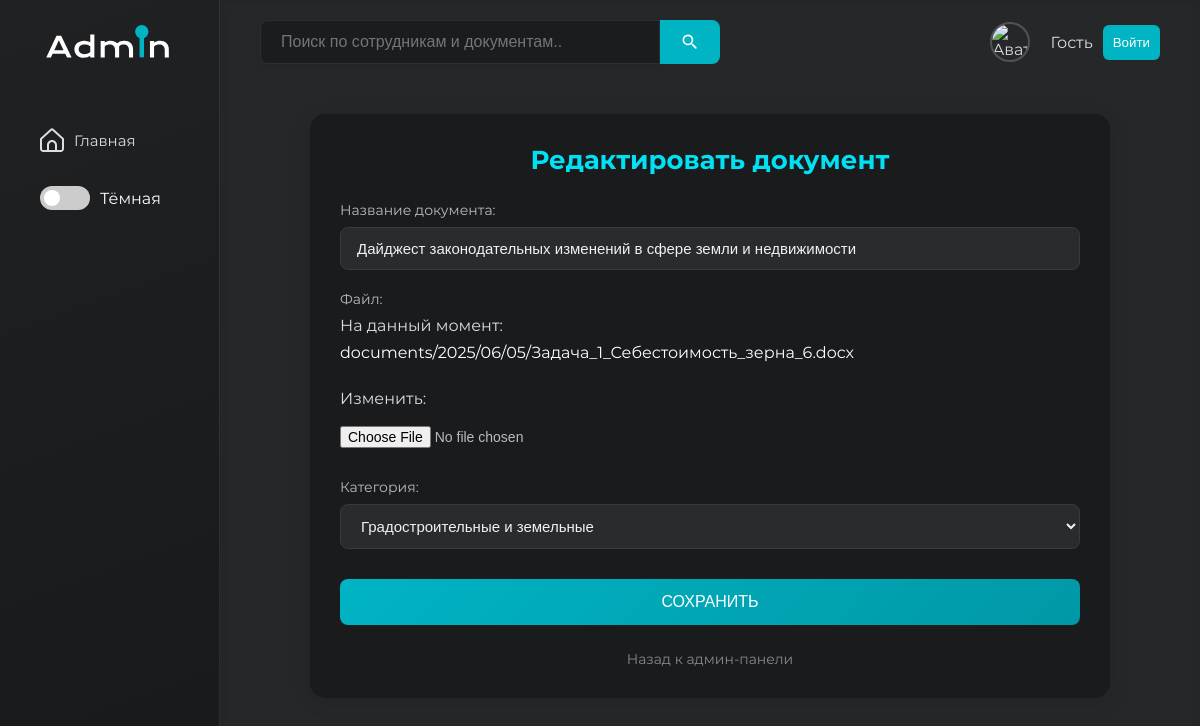
Screenshot of /admin-panel/documents/5/edit/ with the database file from the repository.
### www/models.py (models this page shows, shortened)
class Document(models.Model):
    user = models.ForeignKey(User, on_delete=models.CASCADE, related_name='documents')
    title = models.CharField(max_length=255, verbose_name="Название документа")
    file = models.FileField(upload_to='documents/%Y/%m/%d/', verbose_name="Файл")
    category = models.ForeignKey(
        DocumentCategory,
        on_delete=models.SET_NULL,
        null=True,
        blank=True,
        verbose_name="Категория"
    )
    uploaded_at = models.DateTimeField(auto_now_add=True, verbose_name="Дата загрузки")
    description = models.TextField(blank=True, null=True, verbose_name="Описание")
    class Meta:
        verbose_name = "Документ"
        verbose_name_plural = "Документы"
        ordering = ['-uploaded_at']

### www/views.py (the view)
# urls.py: path('admin-panel/documents/<int:pk>/edit/', edit_document, name='edit_document'),
def edit_document(request, pk):
    document = get_object_or_404(Document, pk=pk)
    if request.method == 'POST':
        form = DocumentForm(request.POST, request.FILES, instance=document)
        if form.is_valid():
            form.save()
            return redirect('admin_panel')
    else:
        form = DocumentForm(instance=document)
    return render(request, 'edit_document.html', {'form': form})

### www/forms.py
class DocumentForm(forms.ModelForm):
    class Meta:
        model = Document
        fields = ['title', 'file', 'category']

### www/models.py (called while the page is built)
    def __str__(self):
        return self.name

### templates/edit_document.html (shortened to what this page needs)
{% extends 'base.html' %}
{% block main %}
  <div class="upload-document-container">
    <h1 class="upload-title">Редактировать документ</h1>
    <form method="POST" enctype="multipart/form-data" class="upload-form">
      {{ form.as_p }}
      <button type="submit" class="upload-button">Сохранить</button>
    </form>
    <a href="{% url 'admin_panel' %}" class="back-link">Назад к админ-панели</a>
  </div>
{% endblock %}

### static/css/dashboard.css (style rules this page uses)
:root { --accent-color: #00B4C4; --bg-primary: #F5F5F5; --bg-secondary: #FFFFFF; --bg-sidebar: linear-gradient(160deg, #1f2123 0%, #18191a 100%); --border-color: #e0e0e0; --card-bg: #FFFFFF; --card-shadow: 0 2px 10px rgba(0, 0, 0, 0.05); --icon-filter: none; --sidebar-light-active: rgba(0, 180, 196, 0.25); --sidebar-light-bg: linear-gradient(160deg, #f5f7fa 0%, #00b4c4 100%); --sidebar-light-border: rgba(0, 0, 0, 0.08); --sidebar-light-hover: rgba(0, 180, 196, 0.15); --sidebar-light-text: #333; --text-primary: #333; --text-secondary: #555; }
[data-theme="dark"] { --bg-primary: #252729; --bg-secondary: #1A1C1E; --bg-sidebar: linear-gradient(160deg, #1f2123 0%, #18191a 100%); --border-color: rgba(255, 255, 255, 0.08); --card-bg: #1E2022; --card-shadow: 0 2px 10px rgba(0, 0, 0, 0.2); --icon-filter: invert(100%) sepia(0%) saturate(0%) hue-rotate(93deg) brightness(103%) contrast(103%); --text-primary: #DDDDDD; --text-secondary: #AAAAAA; }
* { margin: 0; padding: 0; box-sizing: border-box; }
h1, h2 { font-family: 'Montserrat'; font-weight: 400; }
body { font-family: 'Montserrat', sans-serif; font-weight: 400; background-color: var(--bg-primary); color: var(--text-primary); transition: background-color 0.3s ease, color 0.3s ease; }
button { background-color: var(--accent-color); padding: 10px; color: white; border: none; border-radius: 6px; cursor: pointer; }
a { text-decoration: none; color: white; }
#sidebar, header, .profile, input { transition: all 0.4s cubic-bezier(0.4, 0, 0.2, 1); }

### templates/edit_document.html (style rules this page uses)
.upload-document-container { max-width: 800px; margin: 0 auto; padding: 30px; background: rgba(0, 0, 0, 0.3); border-radius: 15px; box-shadow: 0 4px 20px rgba(0, 0, 0, 0.1); }
.upload-title { font-size: 26px; font-weight: 600; margin-bottom: 25px; color: #00e1f4; text-align: center; }
.upload-form { display: flex; flex-direction: column; gap: 20px; }
.upload-form p { margin: 0; display: flex; flex-direction: column; gap: 8px; }
.upload-form label { font-size: 14px; color: #bbbbbb; font-weight: 500; }
.upload-form input:not([type="checkbox"]):not([type="file"]), .upload-form select, .upload-form textarea { padding: 12px 16px; border: 1px solid #3a3a3a; border-radius: 8px; background: #2a2b2e; color: #f1f1f1; font-size: 15px; width: 100%; transition: all 0.3s ease; }
.upload-form input[type="file"] { padding: 10px 0; color: #bbbbbb; font-size: 14px; }
.upload-button { padding: 14px 30px; background: linear-gradient(135deg, #00b4c4 0%, #0098a7 100%); border: none; border-radius: 8px; color: white; font-size: 16px; font-weight: 500; cursor: pointer; transition: all 0.3s ease; width: 100%; text-transform: uppercase; margin-top: 10px; }
.back-link { display: block; text-align: center; margin-top: 25px; color: #888; font-size: 14px; text-decoration: none; transition: color 0.3s ease; }

### rows the page displays
Document: title "Дайджест законодательных изменений в сфере земли и недвижимости", category "Градостроительные и земельные"
